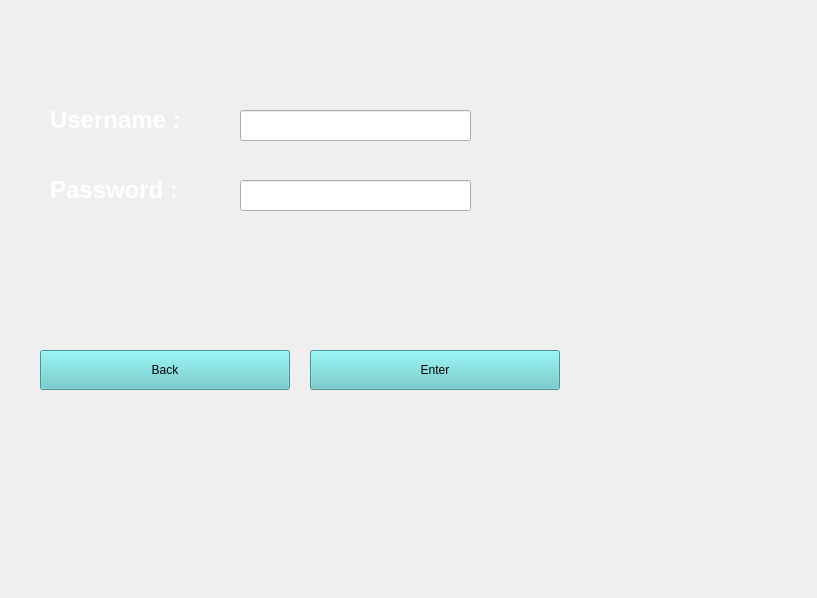
<?xml version="1.0" encoding="UTF-8"?>
<ui version="4.0">
 <class>LogIn</class>
 <widget class="QMainWindow" name="LogIn">
  <property name="geometry">
   <rect>
    <x>0</x>
    <y>0</y>
    <width>817</width>
    <height>598</height>
   </rect>
  </property>
  <property name="windowTitle">
   <string>MainWindow</string>
  </property>
  <property name="styleSheet">
   <string notr="true"/>
  </property>
  <widget class="QWidget" name="centralwidget">
   <widget class="QLabel" name="label_username">
    <property name="geometry">
     <rect>
      <x>50</x>
      <y>90</y>
      <width>171</width>
      <height>61</height>
     </rect>
    </property>
    <property name="text">
     <string>&lt;html&gt;&lt;head/&gt;&lt;body&gt;&lt;p&gt;&lt;span style=&quot; font-size:18pt; font-weight:700; color:#ffffff;&quot;&gt;Username :&lt;/span&gt;&lt;/p&gt;&lt;/body&gt;&lt;/html&gt;</string>
    </property>
   </widget>
   <widget class="QLabel" name="label_pass">
    <property name="geometry">
     <rect>
      <x>50</x>
      <y>160</y>
      <width>161</width>
      <height>61</height>
     </rect>
    </property>
    <property name="text">
     <string>&lt;html&gt;&lt;head/&gt;&lt;body&gt;&lt;p&gt;&lt;span style=&quot; font-size:18pt; font-weight:700; color:#ffffff;&quot;&gt;Password :&lt;/span&gt;&lt;/p&gt;&lt;/body&gt;&lt;/html&gt;</string>
    </property>
   </widget>
   <widget class="QLineEdit" name="lineEdit_username">
    <property name="geometry">
     <rect>
      <x>240</x>
      <y>110</y>
      <width>231</width>
      <height>31</height>
     </rect>
    </property>
   </widget>
   <widget class="QLineEdit" name="lineEdit_pass">
    <property name="geometry">
     <rect>
      <x>240</x>
      <y>180</y>
      <width>231</width>
      <height>31</height>
     </rect>
    </property>
   </widget>
   <widget class="QPushButton" name="pushButton_back">
    <property name="geometry">
     <rect>
      <x>40</x>
      <y>350</y>
      <width>250</width>
      <height>40</height>
     </rect>
    </property>
    <property name="styleSheet">
     <string notr="true">background-color: rgb(100, 203, 203);</string>
    </property>
    <property name="text">
     <string>Back</string>
    </property>
   </widget>
   <widget class="QPushButton" name="pushButton_enter">
    <property name="geometry">
     <rect>
      <x>310</x>
      <y>350</y>
      <width>250</width>
      <height>40</height>
     </rect>
    </property>
    <property name="styleSheet">
     <string notr="true">background-color: rgb(100, 203, 203);</string>
    </property>
    <property name="text">
     <string>Enter</string>
    </property>
   </widget>
   <widget class="QLabel" name="label_3">
    <property name="geometry">
     <rect>
      <x>0</x>
      <y>0</y>
      <width>821</width>
      <height>601</height>
     </rect>
    </property>
    <property name="styleSheet">
     <string notr="true">border-image: url(:/new/image1/image.jpg);</string>
    </property>
    <property name="text">
     <string>&lt;html&gt;&lt;head/&gt;&lt;body&gt;&lt;p&gt;&lt;br/&gt;&lt;/p&gt;&lt;/body&gt;&lt;/html&gt;</string>
    </property>
   </widget>
   <zorder>label_3</zorder>
   <zorder>pushButton_back</zorder>
   <zorder>pushButton_enter</zorder>
   <zorder>label_username</zorder>
   <zorder>label_pass</zorder>
   <zorder>lineEdit_username</zorder>
   <zorder>lineEdit_pass</zorder>
   <zorder>pushButton_back</zorder>
   <zorder>pushButton_enter</zorder>
  </widget>
 </widget>
 <resources/>
 <connections/>
</ui>
